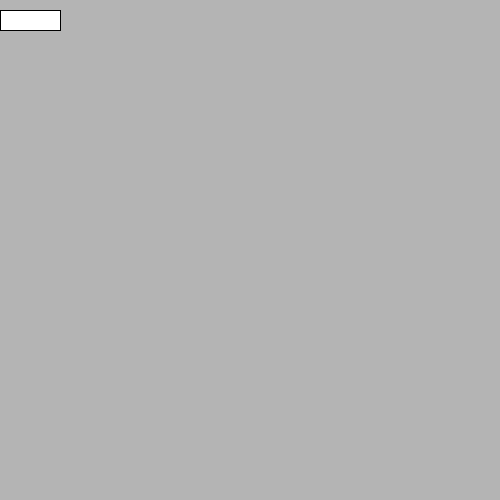
Frame 1 (no input)
Frame 60 (the mouse pressed at the canvas centre just before this capture): identical to frame 1, image omitted
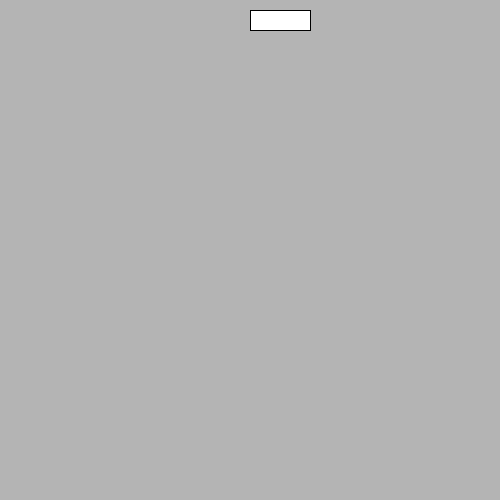
Frame 120 (the mouse held since frame 60 and released just before this capture)

The Processing sketch that drew these frames (run headless with seeded random() and noise(); from frame 60 on, the mouse is pressed at the canvas centre):

// Processing sketch: rectFollowingMouse
// ── rectFollowingMouse.pde
final int MARGIN = 10;
final int PADDLEWIDTH = 60;
final int PADDLEHEIGHT = 20;

void setup() {
  size(500, 500);
}
void draw() {
  background(180, 120);
  rect(mouseX, MARGIN, PADDLEWIDTH, PADDLEHEIGHT);
}
